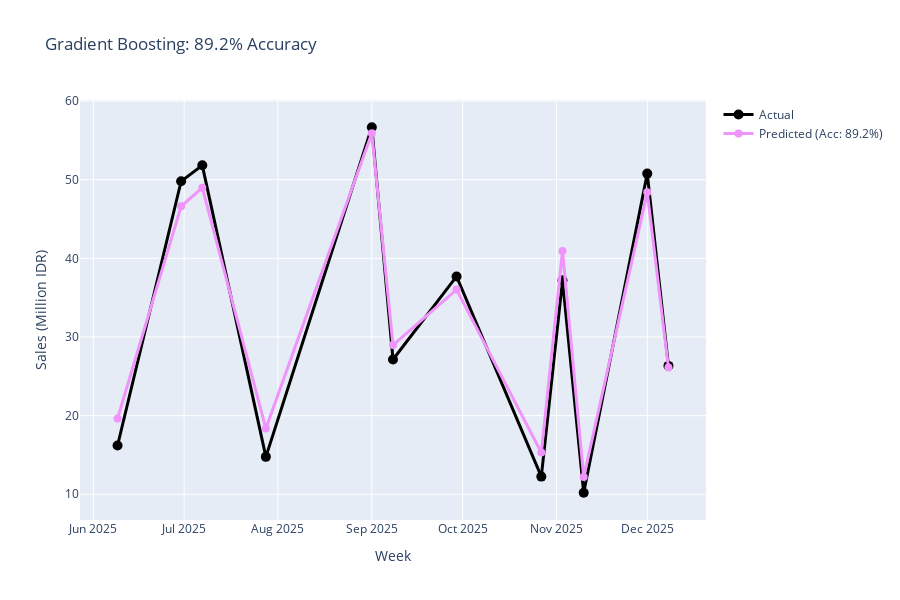

Notebook source saved alongside this figure:
### Code cell
# Visualize predictions
fig = go.Figure()

fig.add_trace(go.Scatter(
    x=test_data['Week'],
    y=y_test/1e6,
    mode='lines+markers',
    name='Actual',
    line=dict(color='black', width=3),
    marker=dict(size=10)
))

fig.add_trace(go.Scatter(
    x=test_data['Week'],
    y=y_pred_test/1e6,
    mode='lines+markers',
    name=f'Predicted (Acc: {100-mape_test:.1f}%)',
    line=dict(color='#f093fb', width=3),
    marker=dict(size=8)
))

fig.update_layout(
    title=f'Gradient Boosting: {100-mape_test:.1f}% Accuracy',
    xaxis_title='Week',
    yaxis_title='Sales (Million IDR)',
    height=600,
    hovermode='x unified'
)

fig.show()

print(f"✅ Model follows actual data closely!")

### Figure 1 — Plotly figure (JSON) as saved in the notebook; plotly's stock layout.template omitted (floating-point values rounded to 4 significant figures)
{"data": [{"line": {"color": "black", "width": 3}, "marker": {"size": 10}, "mode": "lines+markers", "name": "Actual", "type": "scatter", "x": ["2025-06-09T00:00:00", "2025-06-30T00:00:00", "2025-07-07T00:00:00", "2025-07-28T00:00:00", "2025-09-01T00:00:00", "2025-09-08T00:00:00", "2025-09-29T00:00:00", "2025-10-27T00:00:00", "2025-11-03T00:00:00", "2025-11-10T00:00:00", "2025-12-01T00:00:00", "2025-12-08T00:00:00"], "y": [16.2, 49.8, 51.83, 14.76, 56.67, 27.14, 37.7, 12.25, 37.2, 10.19, 50.78, 26.33]}, {"line": {"color": "#f093fb", "width": 3}, "marker": {"size": 8}, "mode": "lines+markers", "name": "Predicted (Acc: 89.2%)", "type": "scatter", "x": ["2025-06-09T00:00:00", "2025-06-30T00:00:00", "2025-07-07T00:00:00", "2025-07-28T00:00:00", "2025-09-01T00:00:00", "2025-09-08T00:00:00", "2025-09-29T00:00:00", "2025-10-27T00:00:00", "2025-11-03T00:00:00", "2025-11-10T00:00:00", "2025-12-01T00:00:00", "2025-12-08T00:00:00"], "y": [19.63, 46.62, 48.99, 18.36, 55.9, 28.97, 36.03, 15.3, 40.95, 12.18, 48.4, 26.11]}], "layout": {"height": 600, "hovermode": "x unified", "title": {"text": "Gradient Boosting: 89.2% Accuracy"}, "xaxis": {"title": {"text": "Week"}}, "yaxis": {"title": {"text": "Sales (Million IDR)"}}}}
